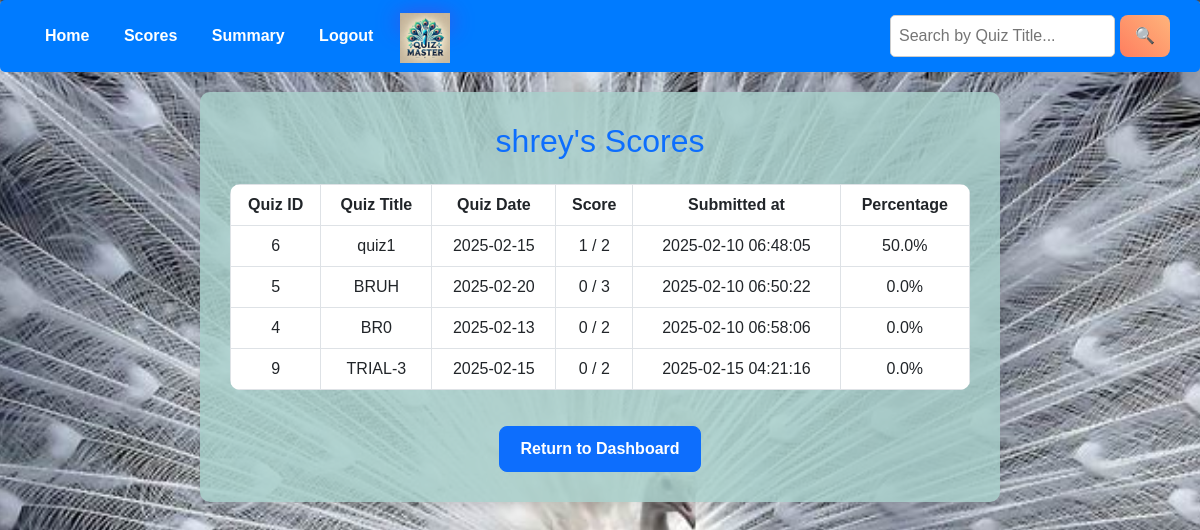
The page /scores (signed in) on the database its author committed.
### model/model.py (models this page shows)
class User(db.Model):
    __tablename__ = "users"
    id = db.Column(db.Integer, primary_key=True)
    username = db.Column(db.String(50), nullable=False, unique = True)
    email = db.Column(db.String(50), nullable=False, unique = True)
    password = db.Column(db.String(50), nullable=False)
    roles = db.Column(db.String(10), nullable=False, default="Student")  # 'admin' or 'student'
    scores = db.relationship("Score", back_populates="user")

class Score(db.Model):
    __tablename__ = "scores"
    id = db.Column(db.Integer, primary_key=True)
    user_id = db.Column(db.Integer, db.ForeignKey("users.id"), nullable=False)
    quiz_id = db.Column(db.Integer, db.ForeignKey("quizzes.id"), nullable=False)
    score = db.Column(db.Integer, nullable=False)
    max_score = db.Column(db.Integer, nullable=False)
    percent = db.Column(db.Float, nullable=False)
    submitted_at = db.Column(db.DateTime, default=datetime)  # New timestamp field
    user = db.relationship("User", back_populates="scores")
    quiz = db.relationship("Quiz")

class Quiz(db.Model):
    __tablename__ = "quizzes"
    id = db.Column(db.Integer, primary_key=True)
    title = db.Column(db.String(100), nullable=False)
    chapter_id = db.Column(db.Integer, db.ForeignKey("chapters.id"), nullable=False)
    date = db.Column(db.Date, nullable=False)
    time = db.Column(db.Time, nullable=False)
    duration = db.Column(db.Integer, nullable=False)
    rules = db.Column(db.String(500), nullable=True)
    chapter = db.relationship("Chapter", back_populates="quizzes")
    questions = db.relationship("Question", back_populates="quiz", cascade="all, delete-orphan")
    scores = db.relationship("Score", back_populates="quiz", cascade="all, delete-orphan")
    user_responses = db.relationship("UserResponse", cascade="all, delete-orphan")

### controllers/controllers.py (the view)
@controllers.route("/scores")
def scores():
    user_id = session.get("user_id")
    user = User.query.get(session['user_id']) #as the user_id changes only when logged out
    search_query = request.args.get("search_quiz", "").strip()  # Get the search term
    print(search_query)
    q = (
        db.session.query(Quiz.id.label("quiz_id"), Quiz.title.label("quiz_title"),Quiz.date.label("quiz_date"), Score.score, Score.max_score, Score.percent, Score.submitted_at)
        .join(Score, Score.quiz_id == Quiz.id)
        .filter(Score.user_id == user_id)
    ) #Limitation : If the quiz is deleted by admin the user can't view their scores
    if search_query:
        q = q.filter(Quiz.title.ilike(f"%{search_query}%"))  # Case-insensitive search
    user_scores = q
    print (user_scores)
    return render_template("scores.html", user_scores=user_scores, user = user , search_query=search_query)

### templates/scores.html (shortened to what this page needs)
<!DOCTYPE html>
<html lang="en">
<head>
    <link href="https://cdn.jsdelivr.net/npm/bootstrap@5.3.0/dist/css/bootstrap.min.css" rel="stylesheet">
</head>
<body>
    <div class="nav-bar">
        <div>
            <a href="{{ url_for('controllers.user_dashboard') }}">Home</a>
            <a href="{{ url_for('controllers.scores') }}">Scores</a>
            <a href="{{ url_for('controllers.user_summary') }}">Summary</a>
            <a href="{{ url_for('controllers.logout_user') }}">Logout</a>
        </div>
        <header class="logo">
            <img src="{{ url_for('static', filename='images/logo.png') }}" alt="Quiz Master Logo" width="50">
        </header>
        <div class="search-container">
            <form method="GET" action="{{ url_for('controllers.scores') }}" style="display: flex; gap: 5px;">
                <input type="text" name="search_quiz" value="{{ search_query }}" placeholder="Search by Quiz Title...">
                <button type="submit">🔍</button>
            </form>
        </div>
    </div>
    <div class="score-container">
        <h2 class="mb-4 text-primary">{{ user.username }}'s Scores</h2>
        <table class="table table-hover table-bordered">
            <thead>
                <tr>
                    <th>Quiz ID</th>
                    <th>Quiz Title</th>
                    <th>Quiz Date</th>
                    <th>Score</th>
                    <th>Submitted at</th>
                    <th>Percentage</th>
                </tr>
            </thead>
            <tbody>
                {% for score in user_scores %}
                <tr>
                    <td>{{ score.quiz_id }}</td>
                    <td>{{ score.quiz_title }}</td>
                    <td>{{ score.quiz_date }}</td>
                    <td>{{ score.score }} / {{ score.max_score }}</td>
                    <td>{{ score.submitted_at.strftime('%Y-%m-%d %H:%M:%S') if score.submitted_at else 'N/A' }}</td>
                    <td>{{ score.percent|round(2) }}%</td>
                </tr>
                {% endfor %}
            </tbody>
        </table>
        <a href="{{ url_for('controllers.user_dashboard') }}" class="btn btn-primary btn-home">Return to Dashboard</a>
    </div>
</body>
</html>

### rows shown on the page
User: username "shrey"
Score: quiz_id "6", quiz_title "quiz1", quiz_date "2025-02-15", score "1", max_score "2", submitted_at "2025-02-10 06:48:05", percent "50.0"
Score: quiz_id "5", quiz_title "BRUH", quiz_date "2025-02-20", score "0", max_score "3", submitted_at "2025-02-10 06:50:22", percent "0.0"
Score: quiz_id "4", quiz_title "BR0", quiz_date "2025-02-13", score "0", max_score "2", submitted_at "2025-02-10 06:58:06", percent "0.0"
Score: quiz_id "9", quiz_title "TRIAL-3", quiz_date "2025-02-15", score "0", max_score "2", submitted_at "2025-02-15 04:21:16", percent "0.0"
